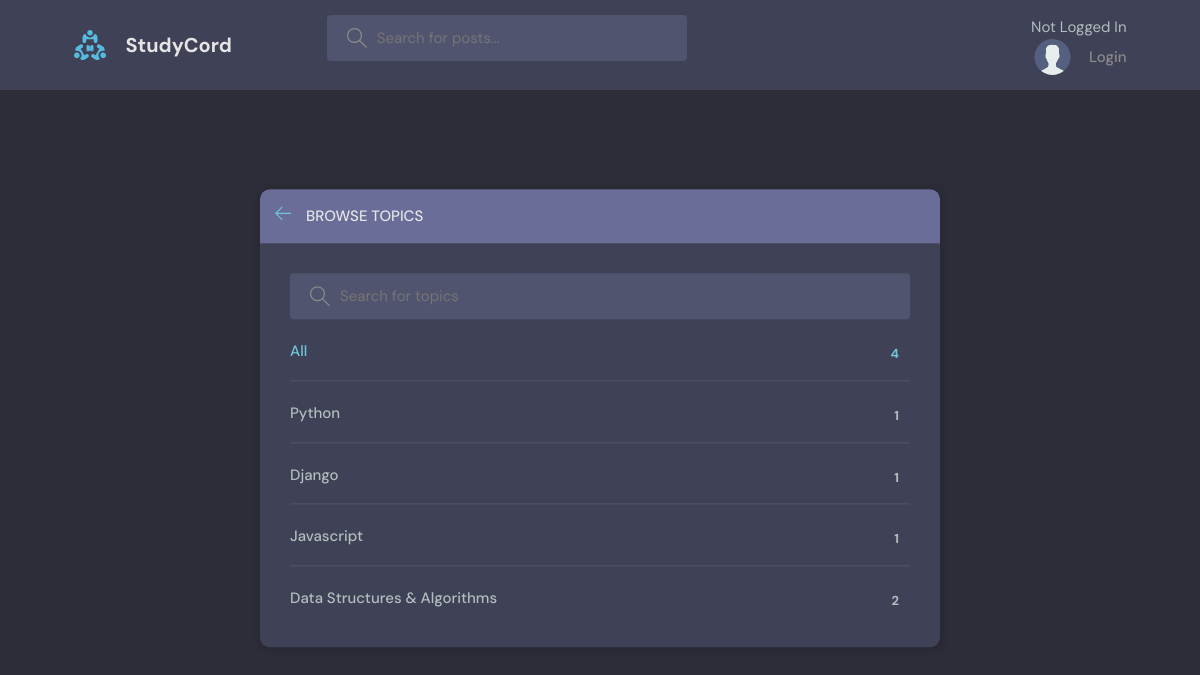
/topics/, run on an earlier commit of the app's database.
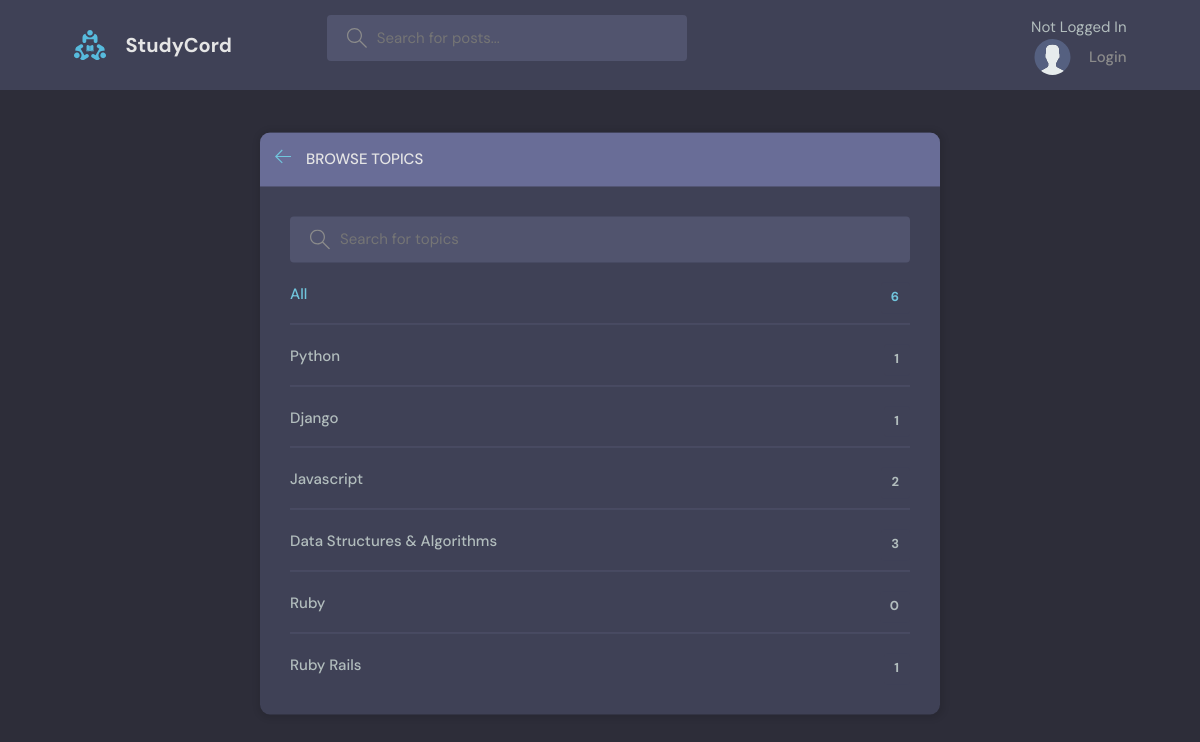
And on a later commit of the database.
### core/models.py (models this page shows, shortened)
class Topic(models.Model):
    name = models.CharField(max_length=200)

### core/views.py (the view)
# urls.py: path('topics/', views.topics_page, name='topics'),
def topics_page(request):
    q = request.GET.get('q') if request.GET.get('q') != None else ''
    topics = Topic.objects.filter(name__icontains=q)
    return render(request, 'core/topics.html', {'topics': topics})

### core/templates/core/topics.html (shortened to what this page needs)
{% extends 'base.html' %}
{% block content %}
    <main class="create-room layout">
      <div class="container">
        <div class="layout__box">
          <div class="layout__boxHeader">
            <div class="layout__boxTitle">
              <a href="{% url 'core:home' %}">
                <svg version="1.1" xmlns="http://www.w3.org/2000/svg" width="32" height="32" viewBox="0 0 32 32">
                  <title>arrow-left</title>
                  <path
                    d="M13.723 2.286l-13.723 13.714 13.719 13.714 1.616-1.611-10.96-10.96h27.625v-2.286h-27.625l10.965-10.965-1.616-1.607z"
                  ></path>
                </svg>
              </a>
              <h3>Browse Topics</h3>
            </div>
          </div>
          <div class="topics-page layout__body">
            <form class="header__search">
              <label>
                <input name="q" method="GET" placeholder="Search for topics" />
              </label>
            </form>
            <ul class="topics__list">
              <li>
                <a href="{% url 'core:topics' %}" class="active">All <span>{{topics.count}}</span></a>
              </li>
              {% for topic in topics %}
              <li>
                <a href="{% url 'core:home' %}?q={{topic.name}}">{{topic.name}} <span>{{topic.room_set.all.count}}</span></a>
              </li>
              {% endfor %}
            </ul>
          </div>
        </div>
      </div>
    </main>
{% endblock content %}

### templates/base.html (shortened to what this page needs)
<!DOCTYPE html>
{% load static %}
<html lang="en">
  <head>
    <link rel="stylesheet" href="{% static 'styles/style.css' %}" />
  </head>
  <body>
    {% include 'navbar.html' %}
    {% block content %}
    {% endblock content %}
  </body>
</html>

### templates/navbar.html (shortened to what this page needs)
{% load static %}
<header class="header header--loggedIn">
    <div class="container">
      <a href="{% url 'core:home' %}" class="header__logo">
        <img src="{% static 'images/logo.svg' %}" />
        <h1>StudyCord</h1>
      </a>
      <form class="header__search" method="GET" action="{% url 'core:home' %}">
        <label>
          <input name="q" placeholder="Search for posts..." />
        </label>
      </form>
      <nav class="header__menu">
        {% if request.user.is_authenticated %}
        <div class="header__user">
          <a href="{% url 'core:user-profile' request.user.id %}">
            <div class="avatar avatar--medium active">
              <img src="{{request.user.avatar.url}}" />
            </div>
            <p>{{ request.user.first_name }} {{ request.user.last_name }} <span>@{{ request.user.username }}</span></p>
          </a>
          <button class="dropdown-button">
            <svg version="1.1" xmlns="http://www.w3.org/2000/svg" width="32" height="32" viewBox="0 0 32 32">
              <title>chevron-down</title>
              <path d="M16 21l-13-13h-3l16 16 16-16h-3l-13 13z"></path>
            </svg>
          </button>
        </div>
        {% else %}
        Not Logged In
        <a href="{% url 'core:login' %}">
          <img src="{% static 'images/avatar.svg' %}"/>
          <p>Login</p>
        </a>
        {% endif %}
      </nav>
    </div>
  </header>

### static/styles/style.css (style rules this page uses)
:root { --color-main: #71c6dd; --color-main-light: #e1f6fb; --color-dark: #3f4156; --color-dark-medium: #51546e; --color-dark-light: #696d97; --color-light: #e5e5e5; --color-gray: #8b8b8b; --color-light-gray: #b2bdbd; --color-bg: #2d2d39; --color-success: #5dd693; --color-error: #fc4b0b; }
* { font-family: "DM Sans", -apple-system, BlinkMacSystemFont, "Segoe UI", Roboto, Oxygen, Ubuntu, Cantarell, "Open Sans", "Helvetica Neue", sans-serif; margin: 0; padding: 0; box-sizing: border-box; text-rendering: optimizeLegibility; font-size: inherit; }
html { font-size: 56.25%; }
@media only screen and (min-width: 1200px) { html { font-size: 62.5%; } }
body { line-height: 1.6; font-weight: 400; font-size: 1.5rem; color: var(--color-light-gray); background-color: var(--color-bg); min-height: 100vh; }
img { width: 100%; }
a { display: inline-block; color: var(--color-main); text-decoration: none; }
.container { max-width: 120rem; width: 90%; margin: auto; }
.header { padding: 1.5rem; background-color: var(--color-dark); }
.header > .container { display: flex; gap: 9.5rem; }
.header__logo, .header__user { display: flex; gap: 2rem; align-items: center; }
.header__logo > img { height: 3.2rem; width: 3.2rem; }
.header__logo > h1 { font-weight: 700; font-size: 2rem; color: var(--color-light); }
.header__search > label { background-color: var(--color-dark-medium); padding: 1.3rem 1rem; display: flex; align-items: center; gap: 1rem; border-radius: 4px; }
.header__search svg { fill: var(--color-gray); width: 2rem; height: 2rem; margin-left: 1rem; }
.header__search input { width: 30rem; background: transparent; border: none; outline: none; color: var(--color-light); }
.header__menu { margin-left: auto; position: relative; }
.header__menu a { display: flex; gap: 1.5rem; align-items: center; font-weight: 500; text-decoration: none; color: var(--color-gray); }
.header__menu img { height: 3.6rem; }
.header__menu p { line-height: 1.2; }
.layout { margin-top: 2.4rem; }
.layout > .container { display: flex; justify-content: space-between; align-items: flex-start; }
.layout__box { width: 90%; max-width: 48rem; min-height: 40rem; position: absolute; top: 50%; left: 50%; transform: translate(-50%, -46%); background-color: var(--color-dark); border-radius: 1rem; box-shadow: 1px 1px 6px 3px rgba(0, 0, 0, 0.1); overflow: hidden; }
.layout__boxHeader { display: flex; padding: 1.5rem; background-color: var(--color-dark-light); }
.layout__boxTitle { display: flex; gap: 1.5rem; align-items: center; }
.layout__boxTitle h3 { text-transform: uppercase; font-weight: 500; color: var(--color-light); }
.layout__boxTitle svg { width: 1.6rem; height: 1.6rem; fill: var(--color-main); }
.layout__body { margin: 3rem; }
.topics__list { list-style: none; }
.topics__list li a { display: flex; justify-content: space-between; margin-bottom: 3rem; font-weight: 500; color: var(--color-light-gray); transition: all 0.3s ease-in-out; }
.topics__list li a.active, .topics__list li a:hover { color: var(--color-main); }
.topics__list li a span { padding: 0.5rem 1rem; background-color: var(--color-dark); border-radius: 3px; font-size: 1.3rem; font-weight: 700; letter-spacing: 1px; }
.topics-page .topics__list li:not(:last-child) a { margin: 2rem 0; padding-bottom: 1rem; text-decoration: none; border-bottom: 1px solid var(--color-dark-medium); }
.topics-page .header__search { display: block; }
.create-room.layout .layout__box { max-width: 68rem; }

What changed in the data, as far as the page shows it:
computed for Topic "Javascript": room_set.all.count "1" → "2"
computed for Topic "Data Structures & Algorithms": room_set.all.count "2" → "3"
added Topic: name "Ruby", room_set.all.count "0"
added Topic: name "Ruby Rails", room_set.all.count "1"
Also different on the page:
{{ topics.count }}: "4" → "6"
